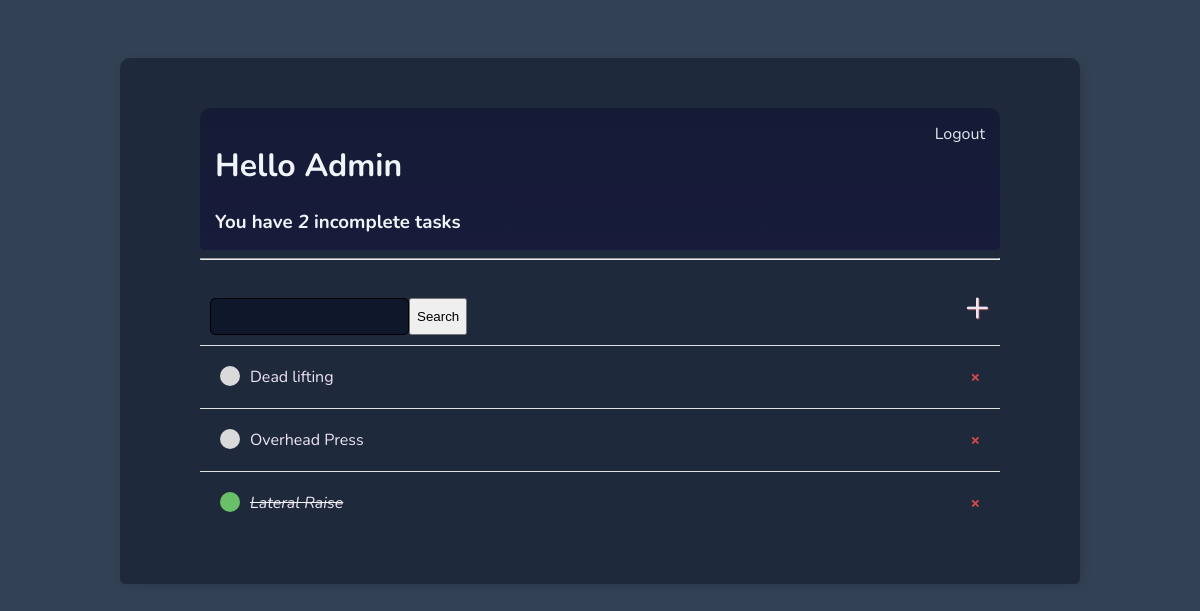
The app's page / (signed in), older data.
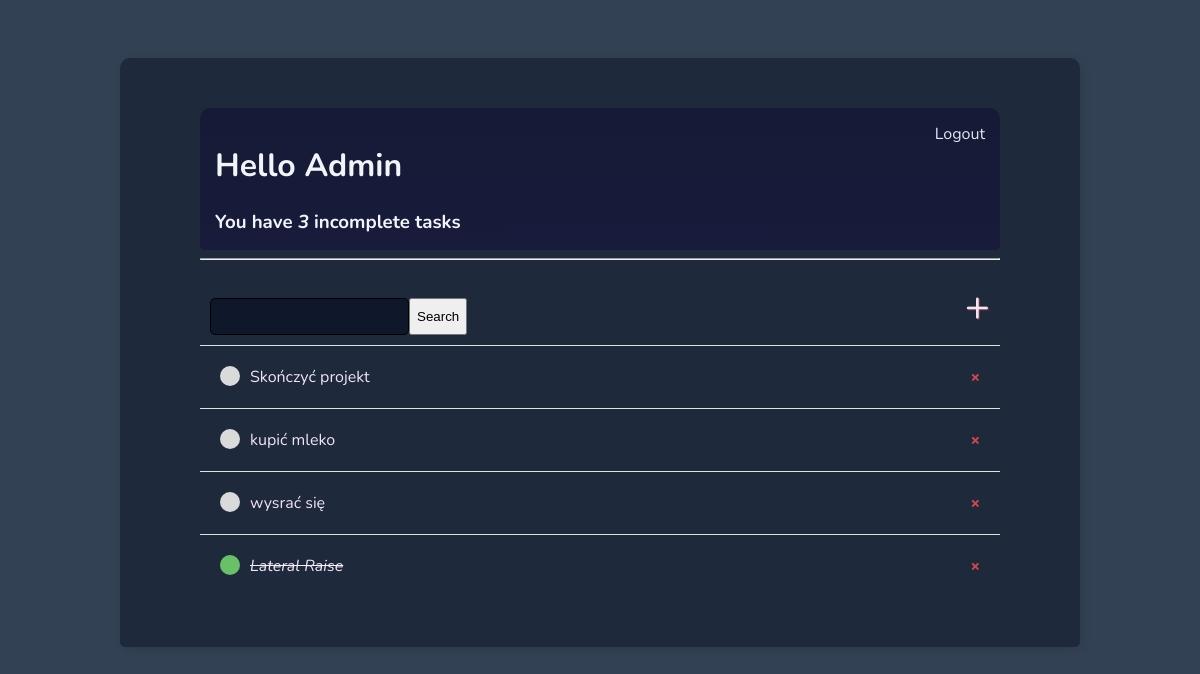
The same page, newer data.
### base/models.py (models this page shows)
class Task(models.Model):
    user = models.ForeignKey(User, on_delete=models.CASCADE, null=True, blank=True)
    title = models.CharField(max_length=200)
    description = models.TextField(null=True, blank=True)
    complete = models.BooleanField(default=False)
    create = models.DateTimeField(auto_now_add=True)
    def __str__(self):
        return self.title
    class Meta:
        ordering = ['complete']

### base/views.py (the view)
# urls.py: path('', TaskList.as_view(), name='tasks'),
class TaskList(LoginRequiredMixin ,ListView):
    model = Task
    context_object_name = 'tasks'
    def get_context_data(self, **kwargs):
        context = super().get_context_data(**kwargs)
        context['tasks'] = context['tasks'].filter(user=self.request.user)
        context['count'] = context['tasks'].filter(complete=False).count()
        search_input = self.request.GET.get('search-area') or ''
        if search_input:
            context['tasks'] = context['tasks'].filter(
                title__icontains=search_input)
        context['search_input'] = search_input
        return context

### base/templates/base/task_list.html
{% extends 'base/main.html' %}
{% block content %}
<div class='header-bar'>
    <div>
        <h1>Hello {{request.user|title}}</h1>
        <h3 style='margin:0'>You have <i>{{count}}</i> incomplete task{{ count|pluralize:'s' }}</h3>
    </div>
    {% if request.user.is_authenticated %}
    <br>
    <a href="{% url 'logout' %}">Logout</a>
    {% else %}
    <a href="{% url 'login' %}">Login</a>
    {% endif %}
</div>
<hr>
<div id="search-add-wrapper">
    <form method="GET" style="margin-top: 20px; display: flex;">
        <input type="text" name="search-area" value="{{search_input}}">
        <input class="button" type="submit" value="Search">
    </form>
    <a id="add-link" href="{% url 'task-create' %}">&#x2b;</a>
</div>
<div class="task-item-wrapper">
    {% for task in tasks %}
        <div class="task-wrapper">
            {% if task.complete %}
            <div class="task-title">
                <div class="task-complete-icon"></div>
                <i><s><a href="{% url 'task-update' task.id %}"  style="text-decoration:none">{{task}}</a></s></i>
            </div>
            <a class="delete-link" href="{% url 'task-delete' task.id %}"  style="text-decoration:none">&#215;</a>
            {% else %}
            <div class="task-title">
                <div class="task-incomplete-icon"></div>
                <a href="{% url 'task-update' task.id %}"  style="text-decoration:none">{{task}}</a>
            </div>
            <a class="delete-link" href="{% url 'task-delete' task.id %}"  style="text-decoration:none">&#215;</a>
            {% endif %}
        </div>
    {% empty %}
    <h3>No items in list</h3>
    {% endfor %}
</div>
{% endblock content %}

Row changes from the older to the newer data that the page shows:
removed Task: title "Dead lifting"
removed Task: title "Overhead Press"
added Task: title "Skończyć projekt"
added Task: title "kupić mleko"
added Task: title "wysrać się"
Text that changed along with them:
{{ count }}: "2" → "3"
